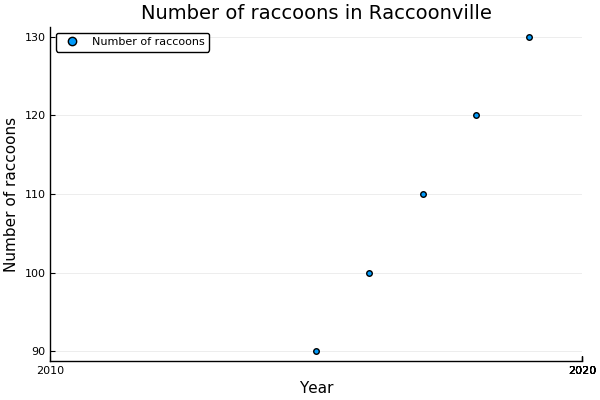

Generate this figure with Julia:
# This file was generated by JuDoc, do not modify it. # hide
# hideall
import Plots
Plots.pyplot()
Plots.plot(title="Number of raccoons in Raccoonville", xlabel="Year", ylabel="Number of raccoons")
Plots.scatter!(2015:2019, 90:10:130, label="Number of raccoons")
Plots.savefig(joinpath(@__DIR__, "raccoons.png"))
